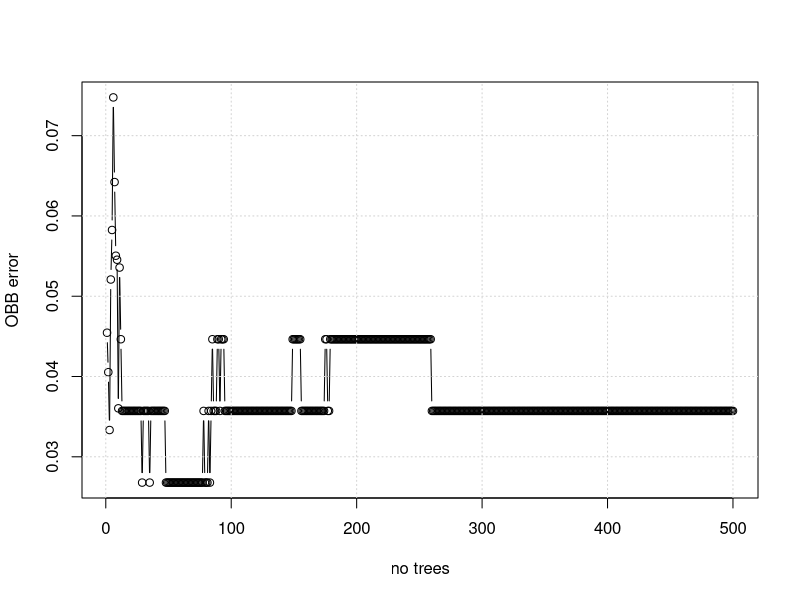
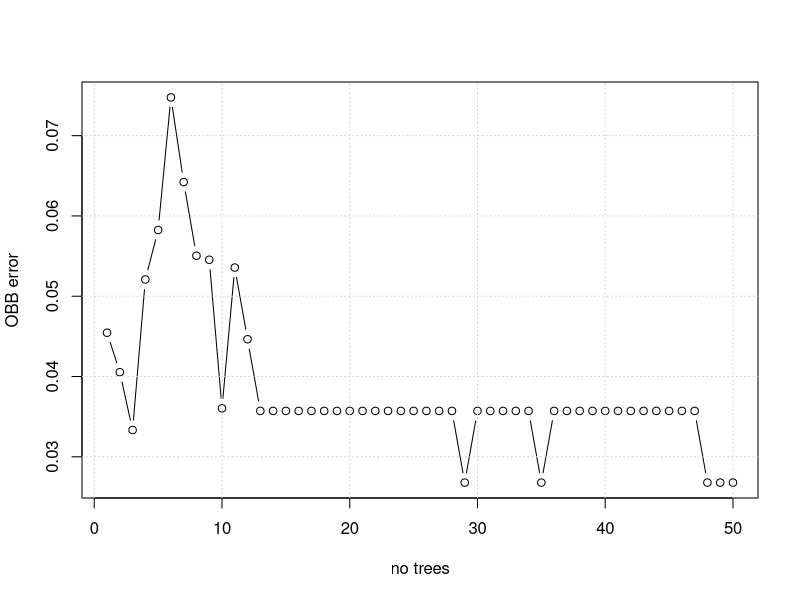

Generate these figures, in order, with R:
install.packages("randomForest")

install.packages("adabag")

library(randomForest)


n=nrow(iris)


# train/test partition
indtrain = sample(1:n, round(0.75*n)) # indices for train
indtest = setdiff(1:n, indtrain) # indices for test

#? randomForest


# RF
rf = randomForest(Species ~., iris , subset = indtrain)
# RF configuration: no. of trees? no. of predictors
#considered at each node?
rf 

# OOB error out-of-bag
x11()
plot(rf$err.rate[, 1], type = "b",
     xlab = "no trees",
     ylab = "OBB error")
grid()


x11()
plot(rf$err.rate[1:50, 1], type = "b",
     xlab = "no trees",
     ylab = "OBB error")
grid()

#Parece claro que con 26  arboles el modelo funciona bien
#y el OBB se estabiliza